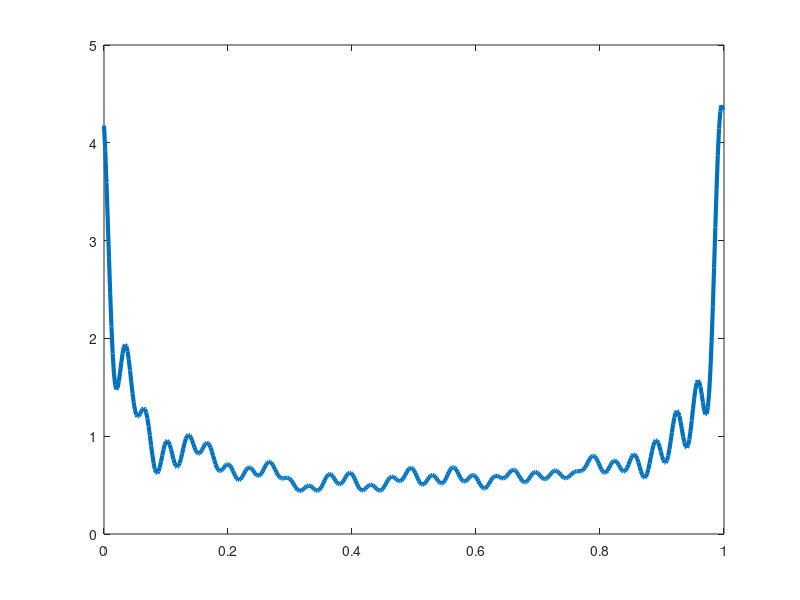

This figure's MATLAB source: (Note: this script raises an error after producing the figure.)
% logistic map example for invariant measure problem

% ***** set up problem ****
% *************************
% generate logistic map (Lagrange discretization)
r = 4; %2 : single point, 4: fully chaotic, 3.6: intermediate
f = @(x) r*x.*(1-x);
Z = rand(1e5,1); % initial states
% Lagrangian discretization
clf;
for it = 1:50
	hist(Z,linspace(0,1,100)); axis tight;
	drawnow;
	Z = f(Z);
end

L = 500;
t = (0:L-1)'/L;
% constant interpolation of push-forward map
[~,id_f]	= min(abs(f(t)-t'),[],2);
f_interp = sparse(id_f, 1:L, ones(L,1), L, L);
% piecewise linear interpolation
%I = floor(f(x)*L); r = f(x)*L - I;
%M = sparse(1+[I;min(I+1,L)], [1:L+1, 1:L+1]', [1-r;r], L+1, L+1);

%%

% eigenvalues of push-forward
% ***************************
[eVec,eVal] = eig(full(f_interp)); eVal = diag(eVal);
[eVal_Mo,I] = sort(abs(eVal-1),'ascend'); % eigenvalues modulus? 1 (ie |f_interp(x)| = |x|?) in first place
eVal = eVal(I); eVec = eVec(:,I);
%
J = find(eVal_Mo <= .05); % extract eigenvalue close to 1
plot(t,real(eVec(:,J)),'linewidth',3);

%%
% eigenvalues of Fourier transform of push-forward?
% *************************************************
n  = 30;
Ft = exp(-2i*pi*(-n:n)'*t(:)');
A  = 1/L * Ft * f_interp * Ft';

% % simple check
% B = fft2( full(f_interp .* ( exp(2i*pi*n*t(:)) .* exp(2i*pi*n*t(:)') )) );
% B = 1/L * B(1:2*n+1,1:2*n+1);
% norm(A-B)

%
[eVec_F,eVal_F] = eig(A); eVal_F = diag(eVal_F);
[eVal_F_Mo,I_F] = sort(abs(eVal_F-1),'ascend');
eVal_F = eVal_F(I_F); eVec_F = eVec_F(:,I_F);
%
p = real(Ft' * eVec_F(:,1)); %?

% display
clf, plot(t,p,'linewidth',3);

%%
% hyper parameters
la  = 1e-3; % scaling???
rho = 1e-3;


% variable size and functionals
m = n+1;
B = ifftshift(A - eye(2*n+1));
[f,f0] = inv_fobj(m,B,la);
g = inv_fgrad(m,B,f0,la);

% load problem
problem = struct;
%
problem.name   = 'invariant';
problem.vardim = m;
problem.fobj   = f;
problem.f0     = f0;
problem.grad   = g;
problem.cflag  = 'trace'; % trace constraint from invariant pb formulation
problem.hyper  = la;
problem.ls     = inv_lscoeffs(m,B,f0,la);
% *************************
% *************************



% **** load solver options ***
% ****************************
options = struct;
%
options.tol 			= 1e-5;
options.init 			= ones(m,1)/sqrt(m);
%options.init			= [1;zeros(m-1,1)];
options.maxiter 		= 40;
options.bfgsToolbox  = 'manopt';
options.bfgsProgTol 	= 1e-16;
options.bfgsMaxIter 	= 500;
options.bfgsReg 		= 1e-4; % regularization of constraint in bfgs. Scaling?
options.lmoTol 		= 1e-10;
options.lmoMaxIter 	= 1e3;
% ***********************
% ***********************




% **** cvx ground truth ***
% *************************
cvx_begin sdp
cvx_precision high
variable T0(m,m) hermitian
variable c0(2*n+1) complex
%
T0 >= 0
c0(m) == 1
for j=-n:n
	diag(T0,j) == c0(j+m);
end
minimize( 1/2 * pow_pos(norm(c0,'fro'),2) + 1/2/la*pow_pos(norm(A*c0-c0,'fro'),2) );
cvx_end

% Prony extraction
options_prony.factorized = 0;i
[x0,a0] = mvprony(T0,n,options_prony);

% ************************
% ************************


% ******* our solver *****
% ************************
U = FFW(problem,options);

% Prony extraction
options_prony.factorized = 1;
[x,a] = mvprony(U,n,options_prony);

%% display
clf, hold on;
stem(x0,a0,'filled','linewidth',2);
stem(1-x,a,'filled','linewidth',2); % why 1-x????
warning('something fishy here, 1-x instead of x is weird');

